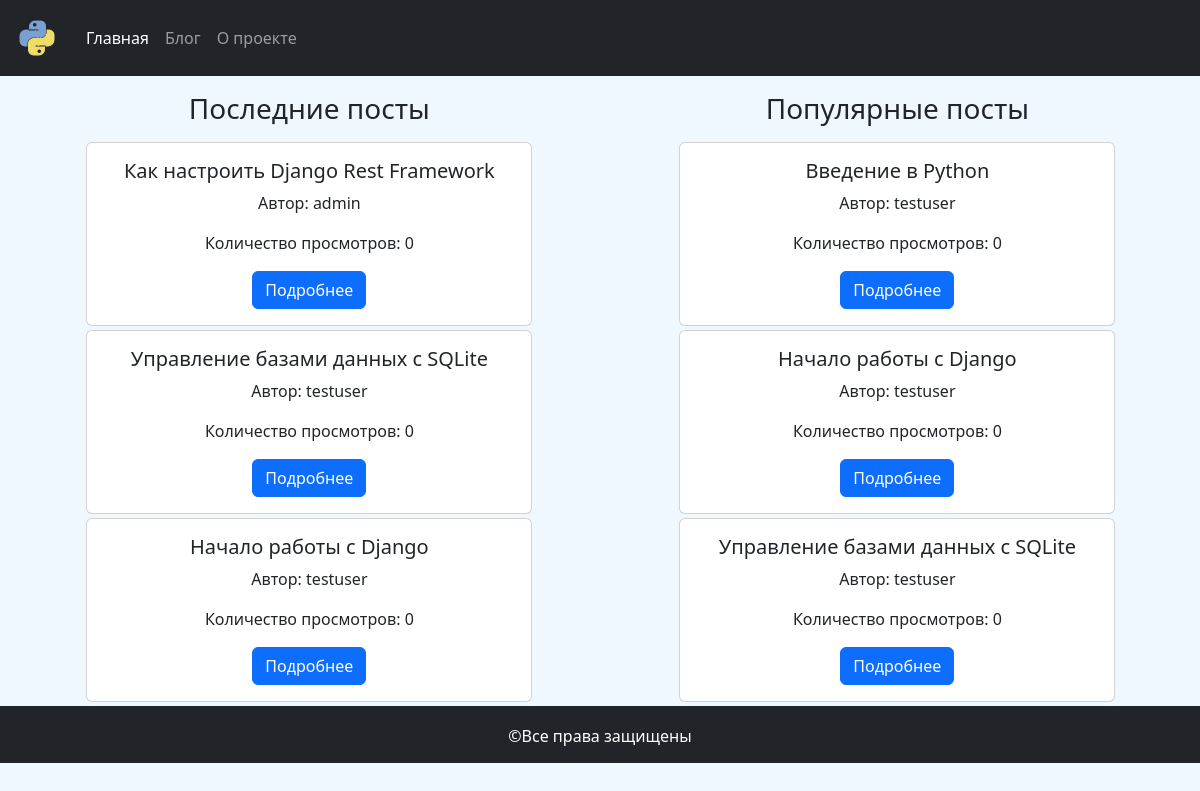
The page / on the database its author committed.
### blog_app/models.py (models this page shows, shortened)
class Post(models.Model):
    title = models.CharField(max_length=200)
    text = models.TextField()
    slug = models.SlugField(unique=True)
    author = models.ForeignKey(get_user_model(), on_delete=models.CASCADE)
    data = models.JSONField(null=True, blank=True, default=list)
    views = models.IntegerField(default=0)
    published_date = models.DateTimeField(auto_now_add=True)
    update_date = models.DateTimeField(auto_now=True)
    def get_absolute_url(self):
        return reverse("post_by_slug", args=[str(self.slug)])

### blog_app/views.py (the view)
# urls.py: path('', index, name='main'),
def index(request):
    context = {
        'menu': menu,
        'page_alias': 'main',
        'last_posts': Post.objects.all().order_by('-published_date')[:3],
        'popular_posts': Post.objects.all().order_by('-views')[:3],
    }
    return render(request, 'main.html', context=context)

### templates/main.html (shortened to what this page needs)
{% extends 'base.html' %}
{% block content %}
<div class="container-fluid">
    <div class="d-flex flex-row flex-wrap">
        <div class="text-center flex-fill h-100">
            <h3 class="my-3">Последние посты</h3>
            {% for post in last_posts %}
            {% include 'blog_app/post_preview_include.html' %}
            {% endfor %}
        </div>
        <div class="text-center flex-fill h-100">
            <h3 class="my-3">Популярные посты</h3>
            {% for post in popular_posts %}
            {% include 'blog_app/post_preview_include.html' %}
            {% endfor %}
        </div>
    </div>
</div>
{% endblock %}

### templates/base.html (shortened to what this page needs)
{% load static %}
<!doctype html>
<html lang="ru">
  <head>
    <link href="https://cdn.jsdelivr.net/npm/bootstrap@5.3.3/dist/css/bootstrap.min.css" rel="stylesheet">
    {% block style %}
    <link rel="stylesheet" href="{% static 'css/style.css' %}">
    {% endblock%}
</head>
  <body id="body">
    <header>
        {% block header %}
        {% include 'includes/menu.html' %}
        {% endblock %}
    </header>
    <main class="mh-80">
        {% block content %}{% endblock %}
    </main>
    <footer id="toggle">
        <div class="container-fluid text-center bg-dark text-white p-3 ">
            <span class="align-middle">&copy;Все права защищены</span>
        </div>
    </footer>
</body>
</html>

### templates/includes/menu.html (shortened to what this page needs)
{% load static %}
<nav class="navbar navbar-expand-lg bg-dark" data-bs-theme="dark">
    <div class="container-fluid">
      <a class="navbar-brand" href="#"><img src="{% static 'images/logo.png' %}" alt="Логотип"></a>
      <div class="collapse navbar-collapse" id="navbarSupportedContent">
        <ul class="navbar-nav me-auto mb-2 mb-lg-0">
            {% for page in menu %}
            <li class="nav-item">
                <a class="nav-link
                {% if page.alias == page_alias %}
                active
                {% endif%} "
                href="{% url page.alias %}">{{ page.name }}</a>
            </li>
            {% endfor %}
        </ul>
      </div>
    </div>
  </nav>

### blog_app/templates/blog_app/post_preview_include.html
<div class="card mb-1 w-75 mx-auto">
    <div class="card-body h-100">
      <h5 class="card-title">{{ post.title }}</h5>
        <p class="card-text">Автор: {{ post.author }}</p>
        <p class="card-text">Количество просмотров: {{ post.views }}</p>
      <a href="{{ post.get_absolute_url }}" class="btn btn-primary">Подробнее</a>
    </div>
  </div>

### static/css/style.css (style rules this page uses)
body { background-color: AliceBlue; }

### rows shown on the page
Post: title "Как настроить Django Rest Framework", author "admin", views "0"
Post: title "Управление базами данных с SQLite", author "testuser", views "0"
Post: title "Начало работы с Django", author "testuser", views "0"
Post: title "Введение в Python", author "testuser", views "0"

### other values the page prints
{{ page.name }} "Главная" "Блог" "О проекте"
